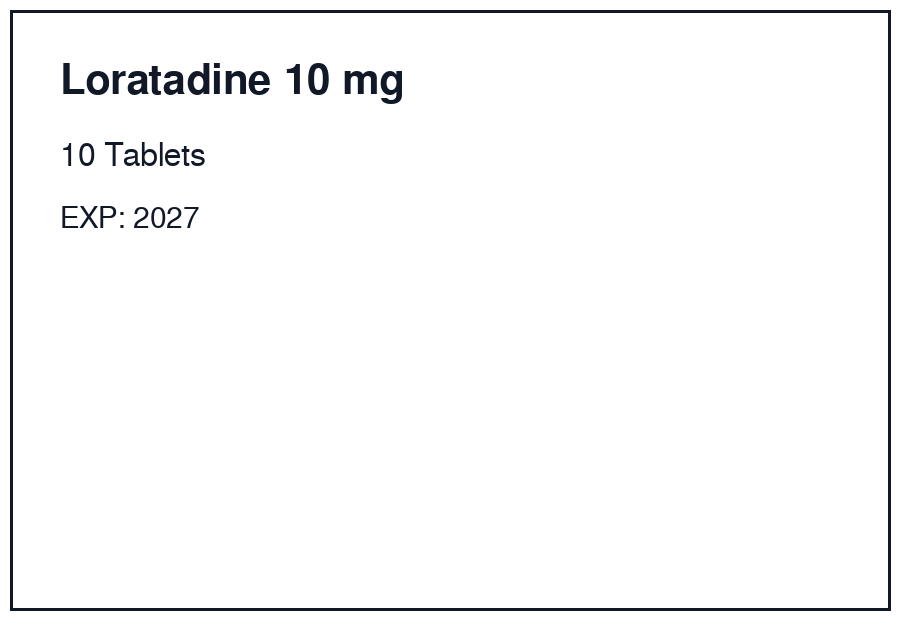
#> input picture sample_images/ambiguous_date.png, 900 x 620 px
$ python -i preprocess.py   (imports and definitions only)
#> lines starting #> are read from the running program, lines starting #| are printed output that depends on the picture; after the words box and inside, x2 and y2 are one past the last pixel; in counts of white or black regions, pixels touching at a corner belong together
#> further down, picture is the input picture: shape (620, 900, 3); mean B, G, R 249.2, 248.8, 248.6
# -*- coding: utf-8 -*-
"""پیش‌پردازش OpenCV — قابل تنظیم و محافظه‌کارانه.

ملاحظه مهم: از پردازش‌هایی که شکل اعداد یا حروف را تغییر دهند پرهیز می‌شود
(بدون threshold سراسری تهاجمی، بدون تغییر شکل نویسه). تصویر اصلی همیشه
حفظ می‌شود و OCR روی چند نسخه اجرا و نتایج مقایسه می‌گردد.
"""
from __future__ import annotations

import cv2
import numpy as np

from .config import Settings

VARIANT_ORIGINAL = "original"
VARIANT_GRAY_CLAHE = "gray_clahe"
# v2.9.0: دو واریانت جدید برای کیفیت بهتر عکس‌های موبایل:
#  - shadow_free: یکنواخت‌سازی نور (حذف سایه/گرادیان روشنایی) با تقسیم بر پس‌زمینه
#  - sharpened: ماسک تیزکننده (Unsharp Mask) — هم‌راستا با نسخهٔ موبایل
VARIANT_SHADOW_FREE = "shadow_free"
VARIANT_SHARPENED = "sharpened"
VARIANT_BINARIZED = "binarized"
VARIANT_WHITE_ON_DARK = "white_on_dark"
VARIANT_INK_ISOLATED = "ink_isolated"


def _odd(n: int) -> int:
    """نزدیک‌ترین عدد فرد بزرگ‌تر یا مساوی (برای اندازهٔ هسته‌های cv2)."""
    return int(n) if int(n) % 2 == 1 else int(n) + 1


def flatten_illumination(gray: np.ndarray) -> np.ndarray:
    """یکنواخت‌سازی نور (v2.9.0) — حذف سایه و گرادیان روشنایی با تقسیم بر پس‌زمینه.

    عکس‌های موبایل از جعبه دارو معمولاً روشنایی نامناسب دارند: یک طرف جعبه
    روشن و طرف دیگر در سایه است. CLAHE در چنین حالتی نویز سایه را هم تقویت
    می‌کند. راه استاندارد (shadow removal کلاسیک):
      ۱) پس‌زمینهٔ روشنایی با morphological close (هستهٔ بیضوی بزرگ ≈ ۱/۸
         کوتاه‌ترین ضلع) برآورد می‌شود — چون متن تیره است، close آن را از
         برآورد پس‌زمینه حذف می‌کند؛
      ۲) تصویر بر پس‌زمینه تقسیم می‌شود: flat = gray / bg × 255؛
      ۳) نتیجه: زمینهٔ هموار روشن و متن تیرهٔ پرکنتراست، مستقل از سایه.
    شکل نویسه‌ها تغییر نمی‌کند (فقط روشنایی مؤثر هر پیکسل عادی‌سازی می‌شود).
    """
    h, w = gray.shape[:2]
#> h = 620; w = 900
    k = _odd(max(31, min(h, w) // 8))
#> k = 77
    kernel = cv2.getStructuringElement(cv2.MORPH_ELLIPSE, (k, k))
    bg = cv2.morphologyEx(gray, cv2.MORPH_CLOSE, kernel)
#> bg: shape (620, 900); every value is 255
    # هموارسازی ملایم برآورد پس‌زمینه تا پله در نتیجه نیفتد
    bg = cv2.GaussianBlur(bg, (5, 5), 0)
    return cv2.divide(gray, bg, scale=255)


# [43 lines left out: functions unsharp_gray, upscale_if_needed, to_gray_clahe, not called in this run]


def binarize(bgr: np.ndarray) -> np.ndarray:
    """آستانه‌گذاری تطبیقی به‌عنوان نسخه جایگزین برای مقایسه نتایج OCR.

    v2.9.0 — سه بهبود نسبت به نسخهٔ قبل:
    ۱) یکنواخت‌سازی نور قبل از آستانه‌گذاری: در عکس با سایه، آستانهٔ تطبیقی
       روی گرادیان روشنایی خطای دوگانه می‌دهد؛ پس از flatten مسأله حذف می‌شود.
    ۲) اندازهٔ بلوک متناسب با تصویر (≈۱/۲۵ کوتاه‌ترین ضلع، محدود به ۳۱..۹۱):
       پنجرهٔ ثابت ۳۱ برای تصاویر بزرگ نسبت به ارتفاع نویسه کوچک است.
    ۳) medianBlur(3) پایانی: نقطه‌های نمک‌وفلفل حذف می‌شوند بدون آنکه لبهٔ
       نویسه آسیب ببیند.
    نتیجه به BGR سه‌کاناله برگردانده می‌شود تا همه موتورها یک ورودی داشته باشند.
    """
    gray = cv2.cvtColor(bgr, cv2.COLOR_BGR2GRAY)
    gray = flatten_illumination(gray)
    h, w = gray.shape[:2]
#> h = 620; w = 900
    block = _odd(max(31, min(91, min(h, w) // 25)))
#> block = 31
    bw = cv2.adaptiveThreshold(
        gray, 255, cv2.ADAPTIVE_THRESH_GAUSSIAN_C, cv2.THRESH_BINARY, block, 12)
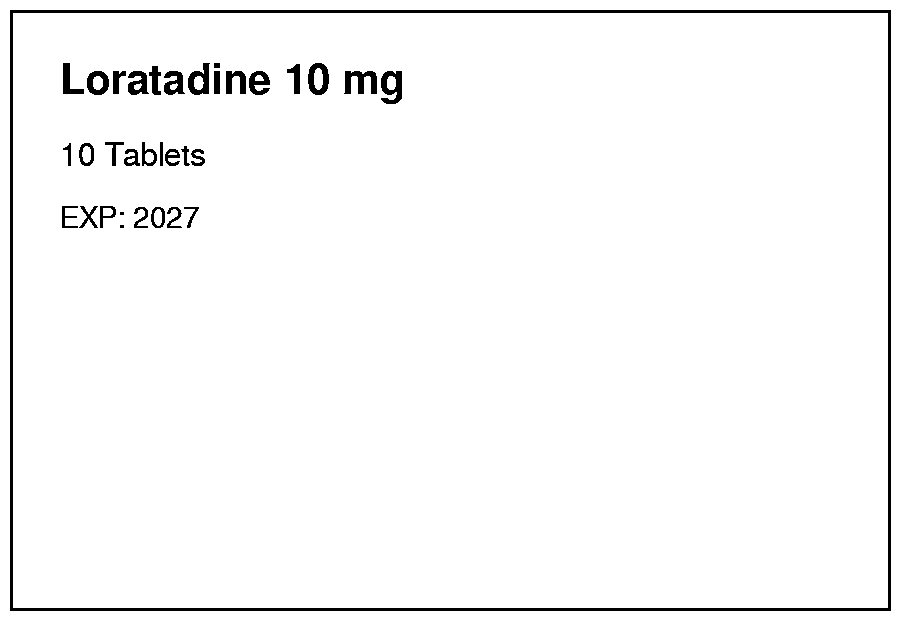
#> bw: shape (620, 900); 97.3% white; 34 black regions (2 under 20 px), largest, box (x1, y1, x2, y2) and area: (10, 10, 891, 611) 8856, (344, 71, 377, 94) 465, (381, 71, 402, 104) 446
    bw = cv2.medianBlur(bw, 3)
#> bw: shape (620, 900); 97.3% white; 34 black regions (2 under 20 px), largest, box (x1, y1, x2, y2) and area: (10, 10, 891, 611) 8856, (345, 71, 377, 94) 459, (381, 71, 402, 104) 446
    return cv2.cvtColor(bw, cv2.COLOR_GRAY2BGR)


# [362 lines left out: functions white_on_dark, ink_isolated, estimate_skew_angle, rotate_bgr, auto_deskew, crop_fraction and 4 more, not called in this run]

>>> import cv2
>>> picture = cv2.imread('../sample_images/ambiguous_date.png')
>>> result = binarize(picture)

$ run again, on sample_images/combo_strength.png
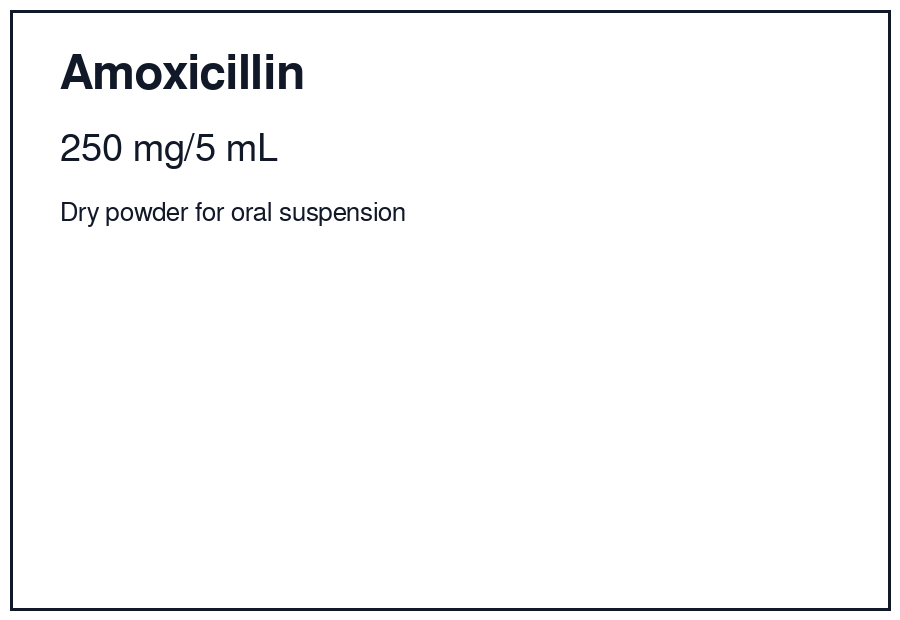
#> input picture sample_images/combo_strength.png, 900 x 620 px
#> picture is the input picture: shape (620, 900, 3); mean B, G, R 248.7, 248.3, 248.1
#> bg: shape (620, 900); every value is 255
#> in binarize, `bw = cv2.adaptiveThreshold( gray, 255, cv2.ADAPTIVE_THRESH_GAUSSIAN_C,..`:
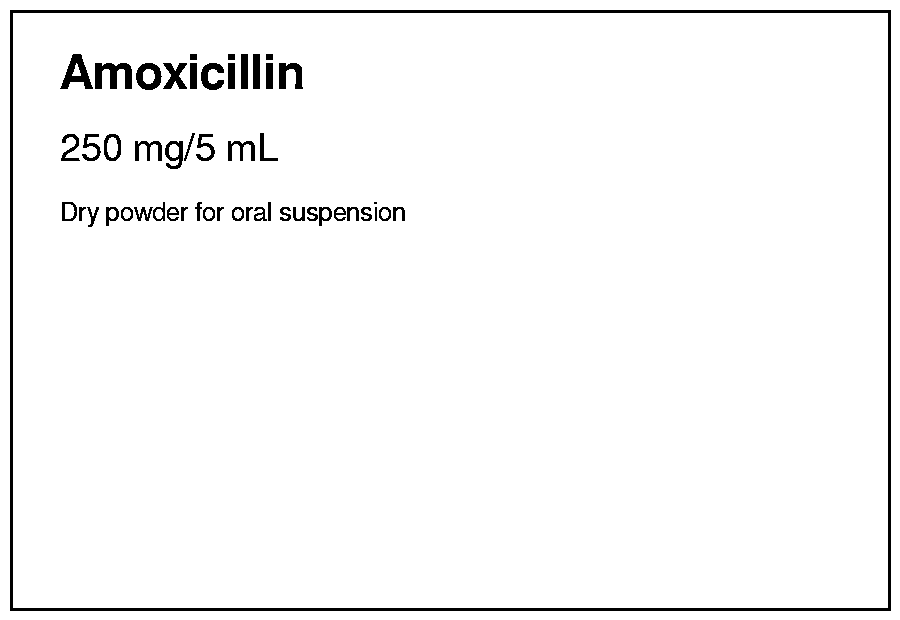
#> bw: shape (620, 900); 97% white; 51 black regions (1 under 20 px), largest, box (x1, y1, x2, y2) and area: (10, 10, 891, 611) 8856, (95, 63, 132, 89) 616, (60, 54, 93, 89) 535

$ run again, on sample_images/en_paracetamol_500mg.png
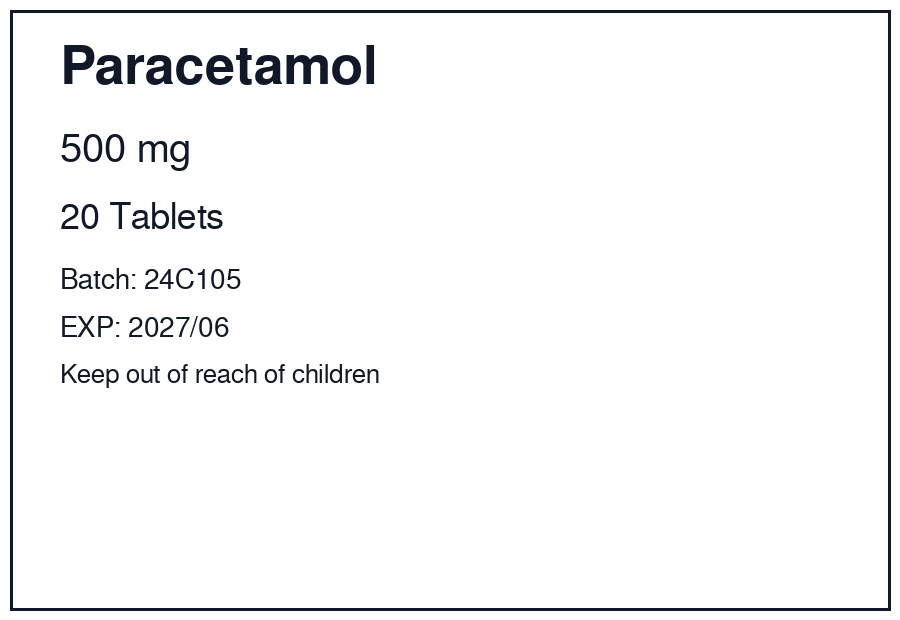
#> input picture sample_images/en_paracetamol_500mg.png, 900 x 620 px
#> picture is the input picture: shape (620, 900, 3); mean B, G, R 247.1, 246.5, 246.2
#> bg: shape (620, 900); every value is 255
#> in binarize, `bw = cv2.adaptiveThreshold( gray, 255, cv2.ADAPTIVE_THRESH_GAUSSIAN_C,..`:
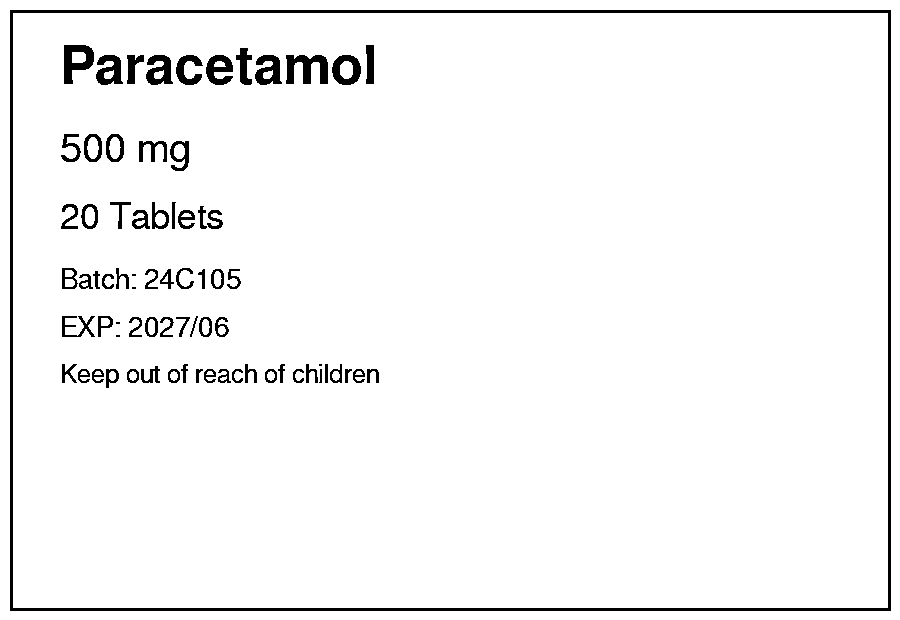
#> bw: shape (620, 900); 96.2% white; 74 black regions (5 under 20 px), largest, box (x1, y1, x2, y2) and area: (10, 10, 891, 611) 8856, (286, 55, 328, 84) 761, (64, 45, 94, 84) 671
